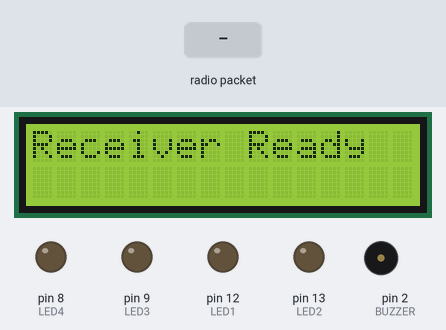
Bench run of a sketch on a simulated Arduino Uno, built with avr-gcc and run on an emulated ATmega328P. Shown: 16×2 character LCD, output pins drawn as LEDs (lit = HIGH), buzzer (waves = sounding, pin HIGH). Inputs (shaded band) come from the test bench. No radio packets arrive unless stated; what the sketch prints to the serial monitor is not drawn.

Above: at 0.1 s.
2.3 s: radio packet "1" arrives
At 4.2 s:
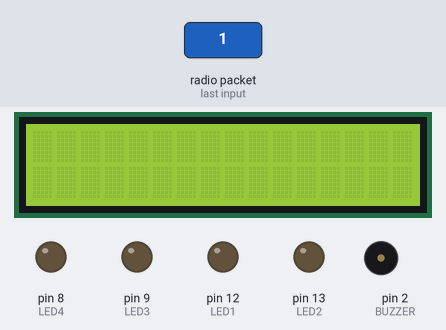
Timing chart, 0 to 5.7 s (numbered marks = the images above; inputs shaded):
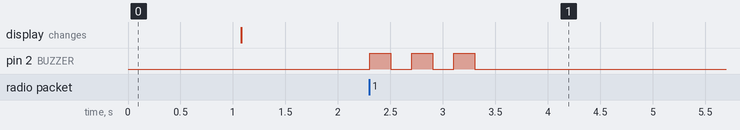

Measured:
- after the input at 2.3 s, pin 2 (BUZZER): alternates HIGH for 0.20 s and LOW for 0.20 s, 6 changes in all, then stays LOW, starting at once

The sketch:

sketch_mar4a_reciever.ino
```cpp
#include <Wire.h>
#include <LiquidCrystal_I2C.h>
#include <VirtualWire.h>

#define RF_RX_PIN 7  // RF Receiver Data Pin
#define LED1 12       // LED for "Assistance"
#define LED2 13       // LED for "Emergency"
#define LED3 9        // LED for "Food"
#define LED4 8        // LED for "Tea"
#define BUZZER 2      // Buzzer Pin

// Initialize LCD with I2C address (try 0x27 or 0x3F depending on your module)
LiquidCrystal_I2C lcd(0x27, 16, 2);

void setup() {
    Serial.begin(9600);
    vw_set_rx_pin(RF_RX_PIN);
    vw_setup(2000); // Match transmission speed with transmitter
    vw_rx_start(); // Start the receiver

    // Initialize LEDs as outputs
    pinMode(LED1, OUTPUT);
    pinMode(LED2, OUTPUT);
    pinMode(LED3, OUTPUT);
    pinMode(LED4, OUTPUT);
    pinMode(BUZZER, OUTPUT); // Initialize buzzer pin as output

    // Initialize LCD
    lcd.begin(16,2);
    lcd.backlight(); // Turn on backlight
    lcd.setCursor(0, 0);
    lcd.print("Receiver Ready");
    delay(1000);
    lcd.clear();

    Serial.println("Receiver initialized");
}

// Function to beep the buzzer 3 times
void beepBuzzer() {
    for (int i = 0; i < 3; i++) {
        digitalWrite(BUZZER, HIGH);
        delay(200);
        digitalWrite(BUZZER, LOW);
        delay(200);
    }
}

void loop() {
    uint8_t buf[12]; // Buffer to store received message
    uint8_t buflen = sizeof(buf);

    if (vw_get_message(buf, &buflen)) { // If a message is received
        buf[buflen] = '\0'; // Null-terminate the string
        Serial.print("Message received: ");
        Serial.println((char*)buf);

        // Turn off all LEDs and clear LCD first
        digitalWrite(LED1, LOW);
        digitalWrite(LED2, LOW);
        digitalWrite(LED3, LOW);
        digitalWrite(LED4, LOW);
        lcd.clear();

        // Beep the buzzer when a message is received
        beepBuzzer();

        if (strcmp((char*)buf, "Assistance") == 0) {
            Serial.println("ACTION: Assistance requested");
            digitalWrite(LED1, HIGH);
            lcd.setCursor(0, 0);
            lcd.print("Assistance");
            delay(5000);
            digitalWrite(LED1, LOW);
            lcd.clear();
        }
        else if (strcmp((char*)buf, "Emergency") == 0) {
            Serial.println("ACTION: Emergency situation!");
            digitalWrite(LED2, HIGH);
            lcd.setCursor(0, 0);
            lcd.print("Emergency");
            delay(5000);
            digitalWrite(LED2, LOW);
            lcd.clear();
        }
        else if (strcmp((char*)buf, "Food") == 0) {
            Serial.println("ACTION: Food requested");
            digitalWrite(LED3, HIGH);
            lcd.setCursor(0, 0);
            lcd.print("Food");
            delay(5000);
            digitalWrite(LED3, LOW);
            lcd.clear();
        }
        else if (strcmp((char*)buf, "Tea") == 0) {
            Serial.println("ACTION: Tea requested");
            digitalWrite(LED4, HIGH);
            lcd.setCursor(0, 0);
            lcd.print("Tea");
            delay(5000);
            digitalWrite(LED4, LOW);
            lcd.clear();
        }
    }
}
```
